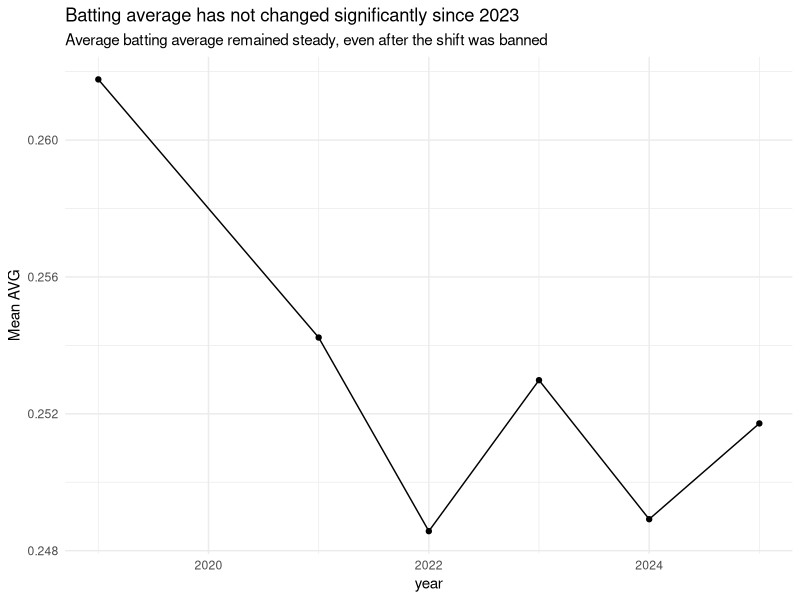
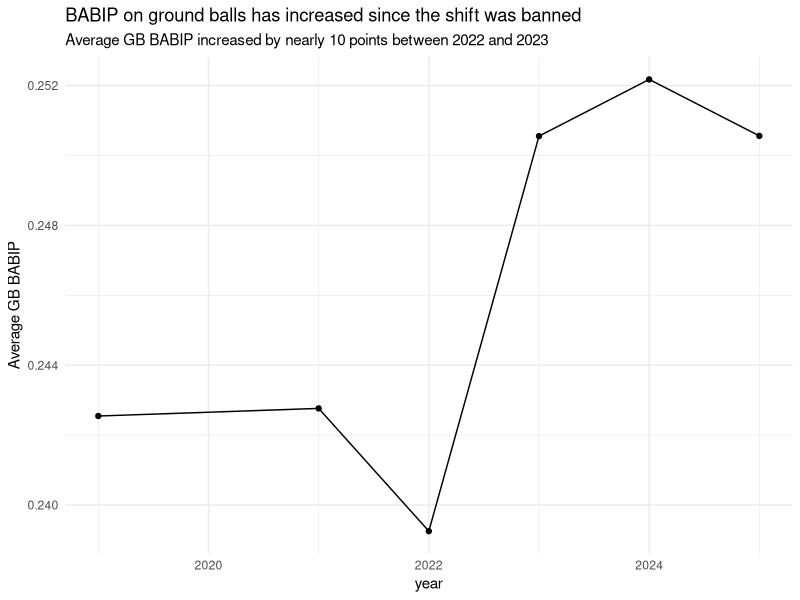

Generate these figures, in order, with R:
# Analyze and Visualize Data to find insightful conclusions ----

## Load packages and data ----
library(tidyverse)
mlb_qual <- read_csv("data/mlb_qual.csv")

## See some league-wide trends ----

mlb_qual |> 
  filter(pa >= 300) |> 
  summarize(
    avg_ba = mean(batting_avg),
    avg_babip = mean(babip),
    avg_gb_babip = mean(gb_babip),
    avg_xba = mean(xba),
    avg_pull = mean(pull_percent),
    avg_oppo = mean(opposite_percent),
    .by = year
  )

gb_babip_by_year <- mlb_qual |> 
  filter(pa >= 300) |> 
  summarize(
    avg_gb_babip = mean(gb_babip),
    .by = year
  ) |> 
  ggplot(aes(year, avg_gb_babip)) +
  geom_line() +
  geom_point() +
  theme_minimal() +
  labs(
    title = "BABIP on ground balls has increased since the shift was banned",
    subtitle = "Average GB BABIP increased by nearly 10 points between 2022 and 2023",
    y = "Average GB BABIP"
  )

avg_by_year <- mlb_qual |> 
  filter(pa >= 300) |> 
  summarize(
    avg_ba = mean(batting_avg),
    .by = year
  ) |> 
  ggplot(aes(year, avg_ba)) +
  geom_line() +
  geom_point() +
  theme_minimal() +
  labs(
    title = "Batting average has not changed significantly since 2023",
    subtitle = "Average batting average remained steady, even after the shift was banned",
    y = "Mean AVG"
  )
